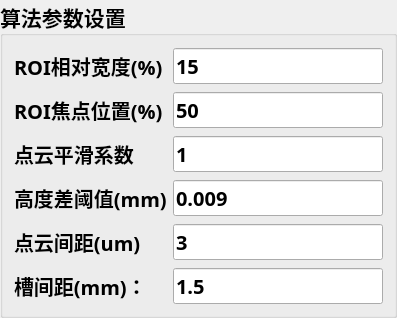
      <widget class="QGroupBox" name="groupBox_7">
       <property name="sizePolicy">
        <sizepolicy hsizetype="Fixed" vsizetype="Preferred">
         <horstretch>0</horstretch>
         <verstretch>0</verstretch>
        </sizepolicy>
       </property>
       <property name="minimumSize">
        <size>
         <width>0</width>
         <height>0</height>
        </size>
       </property>
       <property name="font">
        <font>
         <family>微软雅黑</family>
         <pointsize>16</pointsize>
         <weight>75</weight>
         <bold>true</bold>
        </font>
       </property>
       <property name="styleSheet">
        <string notr="true"/>
       </property>
       <property name="title">
        <string>算法参数设置</string>
       </property>
       <layout class="QGridLayout" name="gridLayout_4">
        <property name="topMargin">
         <number>12</number>
        </property>
        <property name="verticalSpacing">
         <number>8</number>
        </property>
        <item row="3" column="1">
         <widget class="QLineEdit" name="editPingHuaData">
          <property name="minimumSize">
           <size>
            <width>0</width>
            <height>30</height>
           </size>
          </property>
          <property name="font">
           <font>
            <pointsize>15</pointsize>
            <weight>75</weight>
            <bold>true</bold>
           </font>
          </property>
          <property name="text">
           <string>1</string>
          </property>
         </widget>
        </item>
        <item row="3" column="0">
         <widget class="QLabel" name="label_12">
          <property name="font">
           <font>
            <pointsize>15</pointsize>
            <weight>75</weight>
            <bold>true</bold>
           </font>
          </property>
          <property name="text">
           <string>点云平滑系数</string>
          </property>
         </widget>
        </item>
        <item row="1" column="0">
         <widget class="QLabel" name="label_21">
          <property name="minimumSize">
           <size>
            <width>150</width>
            <height>30</height>
           </size>
          </property>
          <property name="maximumSize">
           <size>
            <width>150</width>
            <height>16777215</height>
           </size>
          </property>
          <property name="font">
           <font>
            <pointsize>15</pointsize>
            <weight>75</weight>
            <bold>true</bold>
           </font>
          </property>
          <property name="text">
           <string>ROI焦点位置(%)：</string>
          </property>
         </widget>
        </item>
        <item row="5" column="0">
         <widget class="QLabel" name="label_10">
          <property name="font">
           <font>
            <pointsize>15</pointsize>
            <weight>75</weight>
            <bold>true</bold>
           </font>
          </property>
          <property name="text">
           <string>高度差阈值(mm)</string>
          </property>
         </widget>
        </item>
        <item row="6" column="0">
         <widget class="QLabel" name="label_7">
          <property name="font">
           <font>
            <pointsize>15</pointsize>
            <weight>75</weight>
            <bold>true</bold>
           </font>
          </property>
          <property name="text">
           <string>点云间距(um)</string>
          </property>
         </widget>
        </item>
        <item row="6" column="1">
         <widget class="QLineEdit" name="editCloudShowDis">
          <property name="minimumSize">
           <size>
            <width>0</width>
            <height>30</height>
           </size>
          </property>
          <property name="font">
           <font>
            <pointsize>15</pointsize>
            <weight>75</weight>
            <bold>true</bold>
           </font>
          </property>
          <property name="text">
           <string>3</string>
          </property>
         </widget>
        </item>
        <item row="8" column="0">
         <widget class="QLabel" name="label_13">
          <property name="font">
           <font>
            <pointsize>15</pointsize>
            <weight>75</weight>
            <bold>true</bold>
           </font>
          </property>
          <property name="text">
           <string>槽间距(mm)：</string>
          </property>
         </widget>
        </item>
        <item row="5" column="1">
         <widget class="QLineEdit" name="editbottom">
          <property name="minimumSize">
           <size>
            <width>0</width>
            <height>30</height>
           </size>
          </property>
          <property name="font">
           <font>
            <pointsize>15</pointsize>
            <weight>75</weight>
            <bold>true</bold>
           </font>
          </property>
          <property name="text">
           <string>0.009</string>
          </property>
         </widget>
        </item>
        <item row="8" column="1">
         <widget class="QLineEdit" name="editCloudShowDis_2">
          <property name="minimumSize">
           <size>
            <width>0</width>
            <height>30</height>
           </size>
          </property>
          <property name="font">
           <font>
            <pointsize>15</pointsize>
            <weight>75</weight>
            <bold>true</bold>
           </font>
          </property>
          <property name="text">
           <string>1.5</string>
          </property>
         </widget>
        </item>
        <item row="0" column="1">
         <widget class="QLineEdit" name="editROI">
          <property name="sizePolicy">
           <sizepolicy hsizetype="Expanding" vsizetype="Fixed">
            <horstretch>0</horstretch>
            <verstretch>0</verstretch>
           </sizepolicy>
          </property>
          <property name="minimumSize">
           <size>
            <width>0</width>
            <height>30</height>
           </size>
          </property>
          <property name="maximumSize">
           <size>
            <width>16777215</width>
            <height>16777215</height>
           </size>
          </property>
          <property name="font">
           <font>
            <pointsize>15</pointsize>
            <weight>75</weight>
            <bold>true</bold>
           </font>
          </property>
          <property name="text">
           <string>15</string>
          </property>
         </widget>
        </item>
        <item row="1" column="1">
         <widget class="QLineEdit" name="editROI_2">
          <property name="sizePolicy">
           <sizepolicy hsizetype="Expanding" vsizetype="Fixed">
            <horstretch>0</horstretch>
            <verstretch>0</verstretch>
           </sizepolicy>
          </property>
          <property name="minimumSize">
           <size>
            <width>0</width>
            <height>30</height>
           </size>
          </property>
          <property name="maximumSize">
           <size>
            <width>16777215</width>
            <height>16777215</height>
           </size>
          </property>
          <property name="font">
           <font>
            <pointsize>15</pointsize>
            <weight>75</weight>
            <bold>true</bold>
           </font>
          </property>
          <property name="text">
           <string>50</string>
          </property>
         </widget>
        </item>
        <item row="0" column="0">
         <widget class="QLabel" name="label_17">
          <property name="minimumSize">
           <size>
            <width>150</width>
            <height>30</height>
           </size>
          </property>
          <property name="maximumSize">
           <size>
            <width>150</width>
            <height>16777215</height>
           </size>
          </property>
          <property name="font">
           <font>
            <pointsize>15</pointsize>
            <weight>75</weight>
            <bold>true</bold>
           </font>
          </property>
          <property name="text">
           <string>ROI相对宽度(%)：</string>
          </property>
         </widget>
        </item>
       </layout>
      </widget>
